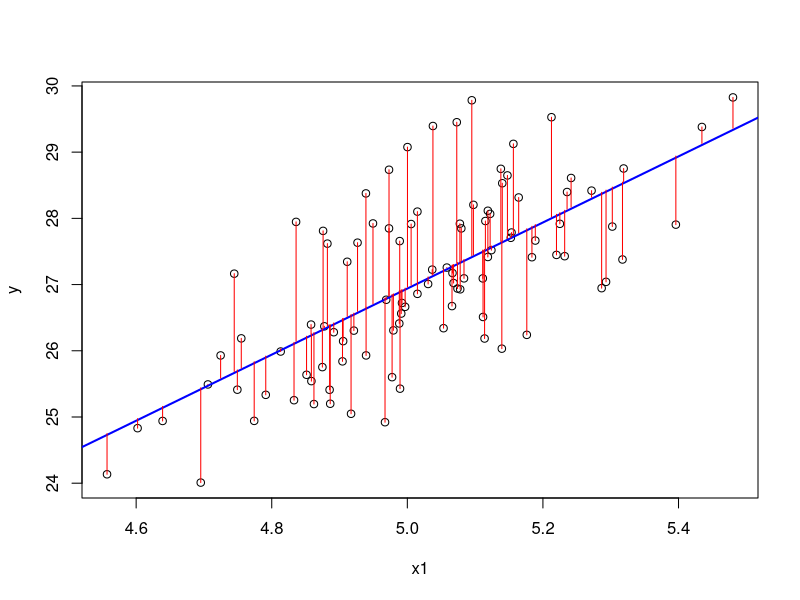

Write the R code that produced this figure.
## ---- chunk 1
library(arm)

set.seed(1)
n = 100
a = 2
b1 = 5
x1 = rnorm(n, 5, sd = 0.2)
epsilon <- rnorm(n)

y = a + b1 * x1 + epsilon

mod1 <- lm(y ~ x1)
display(mod1, detail = T)
plot(x1, y)
abline(a = 1.99, b = 4.99, col = "blue", lwd = 2)
segments(x1, y, x1, predict(mod1), col = "red")
## ---- chunk 2
yhat = predict(mod1) # predicted values
RSS = sum((y - yhat)^2) # the difference from the predicted values and the actual values
all.equal(RSS, sum((mod1$residuals)^2)) # comparing our calculations from the model estimations
## ---- chunk 3
ourbeta <- (cor(y, x1) * sd(y)/sd(x1))
all.equal(ourbeta, unname(coef(mod1)[2]))
## ---- chunk 4
e <- sqrt(sum(mod1$residuals^2)/ (length(y) - 2)) # This is the residual standard deviation
ssx <- sum((x1 - mean(x1))^2) # And these are the sum of deviations from the mean of x

# Divide them both while taking the sqrt of ssx and you get the SE.
se <- e/sqrt(ssx); se
display(mod1) # compare

## ---- chunk 5
upper <- b1 + 2 * se; upper
lower <- b1 - 2 * se; lower

confint(mod1)
# I don't know why they don't round up to the exact numbers.

# Also the t statistic
b1/se
## ---- chunk 6
total_var = sum((y - mean(y))^2) # total variance in y
var_not_explained = sum((y - yhat)^2) # total variance not explained (deviations of y from predictions)

1 - (var_not_explained/total_var) # divide them and we get the % of variance NOT explained. subtract a 1 and get the % of variance explained
summary(mod1)$r.squared # compare to this
## ---- chunk 7
n <- 100
x1 <- rnorm(n, 5)
x2 <- rnorm(n, 10)

a = 3
b1 = 2
b2 = 7
e <- rnorm(n)

y = a + b1 * x1 + b2 * x2 + e

display(lm(y ~ x1), detail = T) # un correlated models
display(lm(y ~ x1 + x2), detail = T) # un correlated models
# Coefficients hardly change

# Let's redefine:
x1 <- rnorm(n, 5)
x2 <- x1 * rnorm(n, 10)
y = a + b1 * x1 + b2 * x2 + e

display(lm(y ~ x1), detail = T) # correlated models
# See the biased coefficient?

display(lm(y ~ x1 + x2), detail = T) # correlated models
# See how it comes down?

# Those are the perils of correlated coefficients
## ---- chunk 8
coins = 1:10
pennies = c(0, rep(1, 9))
cor(coins, pennies) # the more coins, the more pennies, obviously.

change = coins * pennies * rnorm(10, sd = 100) # change is the combination of coins and pennies
display(lm(change ~ coins + pennies))
## ---- chunk 9
mod1 <- lm(y ~ x1)
TSS <- sum((y - mean(y))^2) # total sum of squares or total variance
RSS <- sum((y - predict(mod1))^2)
p <- 1 # number of predictors
n <- length(y)

f_stat <- ((TSS - RSS) / p) / (RSS/(n - p - 1))
all.equal(f_stat, unname(summary(mod1)$fstatistic[1]))
